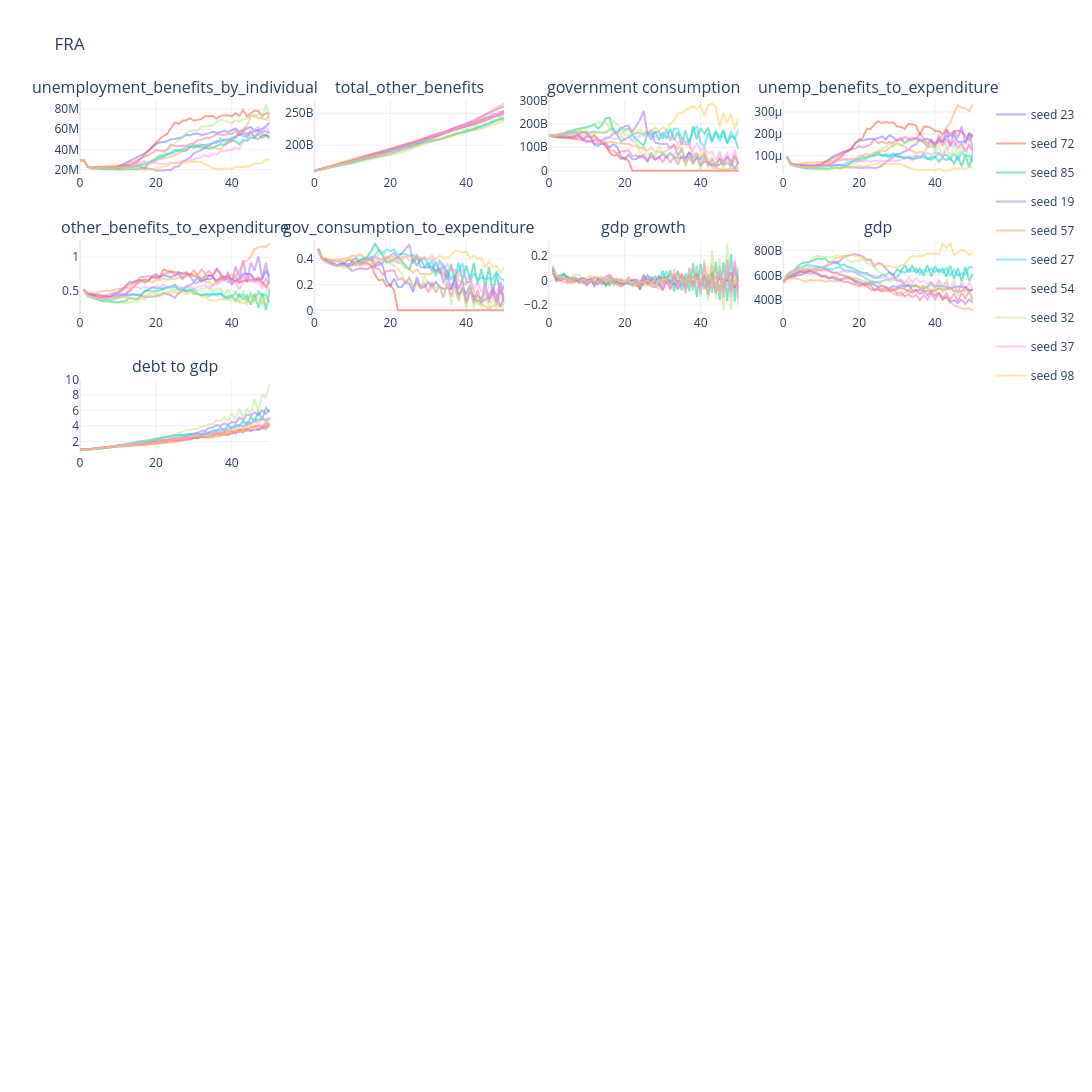

Notebook code for this chart:
### Code cell
fiscal_cols = [
    'unemployment_benefits_by_individual', 'total_other_benefits', 'government consumption',
    'unemp_benefits_to_expenditure', 'other_benefits_to_expenditure', 'gov_consumption_to_expenditure', 
    'gdp growth', 'gdp', 'debt to gdp'
               ]


plot_mc(
    mc=mc,
    cols=fiscal_cols,
    no_rows=7,
    no_cols=4,
    country_code=cfg.country_iso3,
    base_height=200,
    base_width=400,
    line_opacity=0.5,
    line_width=2
)
